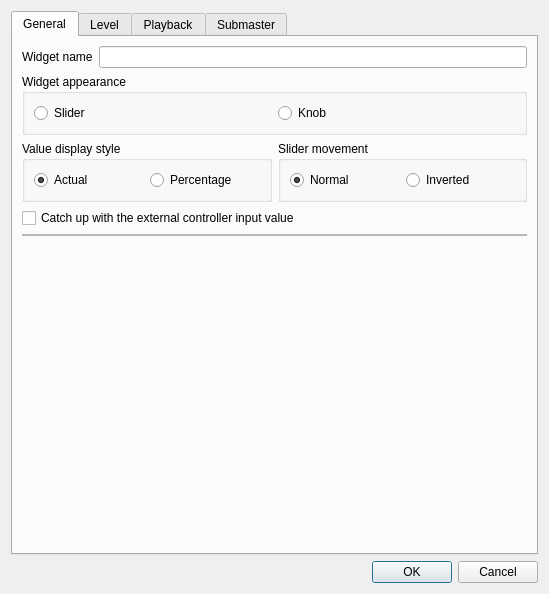
<?xml version="1.0" encoding="UTF-8"?>
<ui version="4.0">
 <author>Massimo Callegari</author>
 <comment>
  Q Light Controller Plus
  vcsliderproperties.ui

  Copyright (c) 2015 Massimo Callegari

  Licensed under the Apache License, Version 2.0 (the &quot;License&quot;);
  you may not use this file except in compliance with the License.
  You may obtain a copy of the License at

      http://www.apache.org/licenses/LICENSE-2.0.txt

  Unless required by applicable law or agreed to in writing, software
  distributed under the License is distributed on an &quot;AS IS&quot; BASIS,
  WITHOUT WARRANTIES OR CONDITIONS OF ANY KIND, either express or implied.
  See the License for the specific language governing permissions and
  limitations under the License.
 </comment>
 <class>VCSliderProperties</class>
 <widget class="QDialog" name="VCSliderProperties">
  <property name="geometry">
   <rect>
    <x>0</x>
    <y>0</y>
    <width>549</width>
    <height>594</height>
   </rect>
  </property>
  <property name="windowTitle">
   <string>Slider properties</string>
  </property>
  <layout class="QVBoxLayout">
   <item>
    <widget class="QTabWidget" name="tabWidget">
     <property name="toolTip">
      <string/>
     </property>
     <property name="currentIndex">
      <number>0</number>
     </property>
     <widget class="QWidget" name="General">
      <attribute name="title">
       <string>General</string>
      </attribute>
      <layout class="QGridLayout" name="gridLayout_2">
       <item row="0" column="0" colspan="2">
        <layout class="QHBoxLayout">
         <item>
          <widget class="QLabel" name="m_nameLabel">
           <property name="text">
            <string>Widget name</string>
           </property>
          </widget>
         </item>
         <item>
          <widget class="QLineEdit" name="m_nameEdit">
           <property name="toolTip">
            <string>Name of the slider</string>
           </property>
          </widget>
         </item>
        </layout>
       </item>
       <item row="3" column="1">
        <widget class="QGroupBox" name="m_sliderMovementGroup">
         <property name="title">
          <string>Slider movement</string>
         </property>
         <layout class="QHBoxLayout" name="horizontalLayout_3">
          <item>
           <widget class="QRadioButton" name="m_sliderMovementNormalRadio">
            <property name="text">
             <string>Normal</string>
            </property>
            <property name="checked">
             <bool>true</bool>
            </property>
           </widget>
          </item>
          <item>
           <widget class="QRadioButton" name="m_sliderMovementInvertedRadio">
            <property name="text">
             <string>Inverted</string>
            </property>
           </widget>
          </item>
         </layout>
        </widget>
       </item>
       <item row="6" column="0" colspan="2">
        <spacer>
         <property name="orientation">
          <enum>Qt::Vertical</enum>
         </property>
         <property name="sizeHint" stdset="0">
          <size>
           <width>20</width>
           <height>40</height>
          </size>
         </property>
        </spacer>
       </item>
       <item row="1" column="0" colspan="2">
        <widget class="QGroupBox" name="groupBox">
         <property name="title">
          <string>Widget appearance</string>
         </property>
         <layout class="QHBoxLayout" name="horizontalLayout_6">
          <item>
           <widget class="QRadioButton" name="m_widgetSliderRadio">
            <property name="text">
             <string>Slider</string>
            </property>
            <property name="icon">
             <iconset resource="../qlcui.qrc">
              <normaloff>:/slider.png</normaloff>:/slider.png</iconset>
            </property>
            <property name="iconSize">
             <size>
              <width>32</width>
              <height>32</height>
             </size>
            </property>
           </widget>
          </item>
          <item>
           <widget class="QRadioButton" name="m_widgetKnobRadio">
            <property name="text">
             <string>Knob</string>
            </property>
            <property name="icon">
             <iconset resource="../qlcui.qrc">
              <normaloff>:/knob.png</normaloff>:/knob.png</iconset>
            </property>
            <property name="iconSize">
             <size>
              <width>32</width>
              <height>32</height>
             </size>
            </property>
           </widget>
          </item>
         </layout>
        </widget>
       </item>
       <item row="5" column="0" colspan="2">
        <widget class="QFrame" name="frame">
         <property name="frameShape">
          <enum>QFrame::StyledPanel</enum>
         </property>
         <property name="frameShadow">
          <enum>QFrame::Raised</enum>
         </property>
         <layout class="QVBoxLayout" name="verticalLayout_14">
          <property name="leftMargin">
           <number>0</number>
          </property>
          <property name="topMargin">
           <number>0</number>
          </property>
          <property name="rightMargin">
           <number>0</number>
          </property>
          <property name="bottomMargin">
           <number>0</number>
          </property>
          <item>
           <layout class="QVBoxLayout" name="m_extControlLayout"/>
          </item>
         </layout>
        </widget>
       </item>
       <item row="3" column="0">
        <widget class="QGroupBox" name="m_valueGroup">
         <property name="title">
          <string>Value display style</string>
         </property>
         <layout class="QHBoxLayout" name="horizontalLayout_2">
          <item>
           <widget class="QRadioButton" name="m_valueExactRadio">
            <property name="toolTip">
             <string>Show exact DMX values</string>
            </property>
            <property name="text">
             <string>Actual</string>
            </property>
            <property name="checked">
             <bool>true</bool>
            </property>
           </widget>
          </item>
          <item>
           <widget class="QRadioButton" name="m_valuePercentageRadio">
            <property name="toolTip">
             <string>Show value as percentage</string>
            </property>
            <property name="text">
             <string>Percentage</string>
            </property>
           </widget>
          </item>
         </layout>
        </widget>
       </item>
       <item row="4" column="0" colspan="2">
        <widget class="QCheckBox" name="m_catchValueCheck">
         <property name="text">
          <string>Catch up with the external controller input value</string>
         </property>
        </widget>
       </item>
      </layout>
     </widget>
     <widget class="QWidget" name="Level">
      <attribute name="title">
       <string>Level</string>
      </attribute>
      <layout class="QVBoxLayout" name="verticalLayout_2">
       <item>
        <layout class="QHBoxLayout" name="m_levelModeLayout">
         <property name="topMargin">
          <number>0</number>
         </property>
         <item>
          <widget class="QLabel" name="m_levelModeLabel">
           <property name="text">
            <string>Slider mode:</string>
           </property>
          </widget>
         </item>
         <item>
          <widget class="QComboBox" name="m_levelModeCombobox">
           <item>
            <property name="text">
             <string>HTP</string>
            </property>
           </item>
           <item>
            <property name="text">
             <string>SubmasterFixture</string>
            </property>
           </item>
           <item>
            <property name="text">
             <string>Add</string>
            </property>
           </item>
           <item>
            <property name="text">
             <string>Substract</string>
            </property>
           </item>
          </widget>
         </item>
        </layout>
       </item>
       <item>
        <widget class="QGroupBox" name="m_levelValueRangeGroup">
         <property name="title">
          <string>Value range</string>
         </property>
         <layout class="QHBoxLayout">
          <item>
           <widget class="QLabel" name="m_levelLowLimitLabel">
            <property name="text">
             <string>Low limit</string>
            </property>
           </widget>
          </item>
          <item>
           <widget class="QSpinBox" name="m_levelLowLimitSpin">
            <property name="toolTip">
             <string>Lowest DMX value that can be set with this slider</string>
            </property>
            <property name="maximum">
             <number>255</number>
            </property>
           </widget>
          </item>
          <item>
           <widget class="QLabel" name="m_levelHighLimitLabel">
            <property name="text">
             <string>High limit</string>
            </property>
           </widget>
          </item>
          <item>
           <widget class="QSpinBox" name="m_levelHighLimitSpin">
            <property name="toolTip">
             <string>Highest DMX value that can be set with this slider</string>
            </property>
            <property name="maximum">
             <number>255</number>
            </property>
            <property name="value">
             <number>255</number>
            </property>
           </widget>
          </item>
          <item>
           <spacer>
            <property name="orientation">
             <enum>Qt::Horizontal</enum>
            </property>
            <property name="sizeHint" stdset="0">
             <size>
              <width>40</width>
              <height>0</height>
             </size>
            </property>
           </spacer>
          </item>
          <item>
           <widget class="QPushButton" name="m_levelCapabilityButton">
            <property name="enabled">
             <bool>false</bool>
            </property>
            <property name="toolTip">
             <string>Set value range from the selected capability</string>
            </property>
            <property name="text">
             <string>From capability</string>
            </property>
           </widget>
          </item>
         </layout>
        </widget>
       </item>
       <item>
        <widget class="QTreeWidget" name="m_levelList">
         <property name="sizePolicy">
          <sizepolicy hsizetype="Expanding" vsizetype="MinimumExpanding">
           <horstretch>0</horstretch>
           <verstretch>0</verstretch>
          </sizepolicy>
         </property>
         <property name="alternatingRowColors">
          <bool>true</bool>
         </property>
         <property name="selectionMode">
          <enum>QAbstractItemView::SingleSelection</enum>
         </property>
         <property name="allColumnsShowFocus">
          <bool>true</bool>
         </property>
         <column>
          <property name="text">
           <string>Name</string>
          </property>
         </column>
         <column>
          <property name="text">
           <string>Type</string>
          </property>
         </column>
         <column>
          <property name="text">
           <string>Range</string>
          </property>
         </column>
        </widget>
       </item>
       <item>
        <layout class="QHBoxLayout">
         <item>
          <widget class="QPushButton" name="m_levelNoneButton">
           <property name="toolTip">
            <string>Unselect everything</string>
           </property>
           <property name="text">
            <string>None</string>
           </property>
          </widget>
         </item>
         <item>
          <widget class="QPushButton" name="m_levelAllButton">
           <property name="toolTip">
            <string>Select all channels</string>
           </property>
           <property name="text">
            <string>Alle</string>
           </property>
          </widget>
         </item>
         <item>
          <widget class="QPushButton" name="m_levelInvertButton">
           <property name="toolTip">
            <string>Invert selection</string>
           </property>
           <property name="text">
            <string>Invert</string>
           </property>
          </widget>
         </item>
         <item>
          <spacer>
           <property name="orientation">
            <enum>Qt::Horizontal</enum>
           </property>
           <property name="sizeHint" stdset="0">
            <size>
             <width>40</width>
             <height>0</height>
            </size>
           </property>
          </spacer>
         </item>
         <item>
          <widget class="QPushButton" name="m_levelByGroupButton">
           <property name="toolTip">
            <string>Choose channels by channel group</string>
           </property>
           <property name="text">
            <string>By group...</string>
           </property>
          </widget>
         </item>
        </layout>
       </item>
       <item>
        <widget class="QGroupBox" name="m_clickngoGroup">
         <property name="sizePolicy">
          <sizepolicy hsizetype="Preferred" vsizetype="Minimum">
           <horstretch>0</horstretch>
           <verstretch>0</verstretch>
          </sizepolicy>
         </property>
         <property name="title">
          <string>Click &amp;&amp; Go</string>
         </property>
         <layout class="QHBoxLayout" name="horizontalLayout_4">
          <item>
           <widget class="QRadioButton" name="m_cngNoneCheck">
            <property name="text">
             <string>None</string>
            </property>
            <property name="checked">
             <bool>true</bool>
            </property>
           </widget>
          </item>
          <item>
           <widget class="QRadioButton" name="m_cngColorCheck">
            <property name="text">
             <string>Intensity</string>
            </property>
           </widget>
          </item>
          <item>
           <widget class="QRadioButton" name="m_cngRGBCheck">
            <property name="text">
             <string>RGB</string>
            </property>
           </widget>
          </item>
          <item>
           <widget class="QRadioButton" name="m_cngCMYCheck">
            <property name="text">
             <string>CMY</string>
            </property>
           </widget>
          </item>
          <item>
           <widget class="QRadioButton" name="m_cngPresetCheck">
            <property name="text">
             <string>Gobo/Effect/Macro</string>
            </property>
           </widget>
          </item>
         </layout>
        </widget>
       </item>
       <item>
        <widget class="QCheckBox" name="m_monitorValuesCheck">
         <property name="text">
          <string>Monitor the selected channels and update the slider level</string>
         </property>
        </widget>
       </item>
       <item>
        <layout class="QVBoxLayout" name="m_monitorResetControl"/>
       </item>
       <item>
        <widget class="QPushButton" name="m_switchToLevelModeButton">
         <property name="toolTip">
          <string>Make the slider control the level of a set of channels</string>
         </property>
         <property name="text">
          <string>Switch to Level Mode</string>
         </property>
        </widget>
       </item>
      </layout>
     </widget>
     <widget class="QWidget" name="Playback">
      <attribute name="title">
       <string>Playback</string>
      </attribute>
      <layout class="QVBoxLayout" name="verticalLayout">
       <item>
        <widget class="QGroupBox" name="m_playbackFunctionGroup">
         <property name="title">
          <string>Function</string>
         </property>
         <layout class="QHBoxLayout" name="horizontalLayout">
          <item>
           <widget class="QLineEdit" name="m_playbackFunctionEdit">
            <property name="toolTip">
             <string>Function that is attached to the slider</string>
            </property>
            <property name="readOnly">
             <bool>true</bool>
            </property>
           </widget>
          </item>
          <item>
           <widget class="QToolButton" name="m_attachPlaybackFunctionButton">
            <property name="toolTip">
             <string>Attach a function to the slider</string>
            </property>
            <property name="text">
             <string notr="true">...</string>
            </property>
            <property name="icon">
             <iconset resource="../qlcui.qrc">
              <normaloff>:/attach.png</normaloff>:/attach.png</iconset>
            </property>
            <property name="iconSize">
             <size>
              <width>32</width>
              <height>32</height>
             </size>
            </property>
           </widget>
          </item>
          <item>
           <widget class="QToolButton" name="m_detachPlaybackFunctionButton">
            <property name="toolTip">
             <string>Detach the current function from the slider</string>
            </property>
            <property name="text">
             <string notr="true">...</string>
            </property>
            <property name="icon">
             <iconset resource="../qlcui.qrc">
              <normaloff>:/detach.png</normaloff>:/detach.png</iconset>
            </property>
            <property name="iconSize">
             <size>
              <width>32</width>
              <height>32</height>
             </size>
            </property>
           </widget>
          </item>
         </layout>
        </widget>
       </item>
       <item>
        <spacer name="m_playbackSpacer">
         <property name="orientation">
          <enum>Qt::Vertical</enum>
         </property>
         <property name="sizeHint" stdset="0">
          <size>
           <width>20</width>
           <height>0</height>
          </size>
         </property>
        </spacer>
       </item>
       <item>
        <widget class="QPushButton" name="m_switchToPlaybackModeButton">
         <property name="toolTip">
          <string>Make the slider control a function</string>
         </property>
         <property name="text">
          <string>Switch to Playback Mode</string>
         </property>
        </widget>
       </item>
      </layout>
     </widget>
     <widget class="QWidget" name="tab">
      <attribute name="title">
       <string>Submaster</string>
      </attribute>
      <layout class="QVBoxLayout" name="verticalLayout_3">
       <item>
        <widget class="QLabel" name="m_submasterInfo">
         <property name="text">
          <string>Slider submaster mode is active</string>
         </property>
         <property name="alignment">
          <set>Qt::AlignCenter</set>
         </property>
        </widget>
       </item>
       <item>
        <spacer name="m_submasterSpacer">
         <property name="orientation">
          <enum>Qt::Vertical</enum>
         </property>
         <property name="sizeHint" stdset="0">
          <size>
           <width>20</width>
           <height>329</height>
          </size>
         </property>
        </spacer>
       </item>
       <item>
        <widget class="QPushButton" name="m_switchToSubmasterModeButton">
         <property name="toolTip">
          <string>Make the slider act as a submaster</string>
         </property>
         <property name="text">
          <string>Switch to Submaster Mode</string>
         </property>
        </widget>
       </item>
      </layout>
     </widget>
    </widget>
   </item>
   <item>
    <widget class="QDialogButtonBox" name="m_buttonBox">
     <property name="orientation">
      <enum>Qt::Horizontal</enum>
     </property>
     <property name="standardButtons">
      <set>QDialogButtonBox::Cancel|QDialogButtonBox::Ok</set>
     </property>
    </widget>
   </item>
  </layout>
 </widget>
 <resources>
  <include location="../qlcui.qrc"/>
  <include location="../qlcui.qrc"/>
 </resources>
 <connections>
  <connection>
   <sender>m_buttonBox</sender>
   <signal>accepted()</signal>
   <receiver>VCSliderProperties</receiver>
   <slot>accept()</slot>
   <hints>
    <hint type="sourcelabel">
     <x>257</x>
     <y>402</y>
    </hint>
    <hint type="destinationlabel">
     <x>157</x>
     <y>274</y>
    </hint>
   </hints>
  </connection>
  <connection>
   <sender>m_buttonBox</sender>
   <signal>rejected()</signal>
   <receiver>VCSliderProperties</receiver>
   <slot>reject()</slot>
   <hints>
    <hint type="sourcelabel">
     <x>325</x>
     <y>402</y>
    </hint>
    <hint type="destinationlabel">
     <x>286</x>
     <y>274</y>
    </hint>
   </hints>
  </connection>
 </connections>
</ui>
